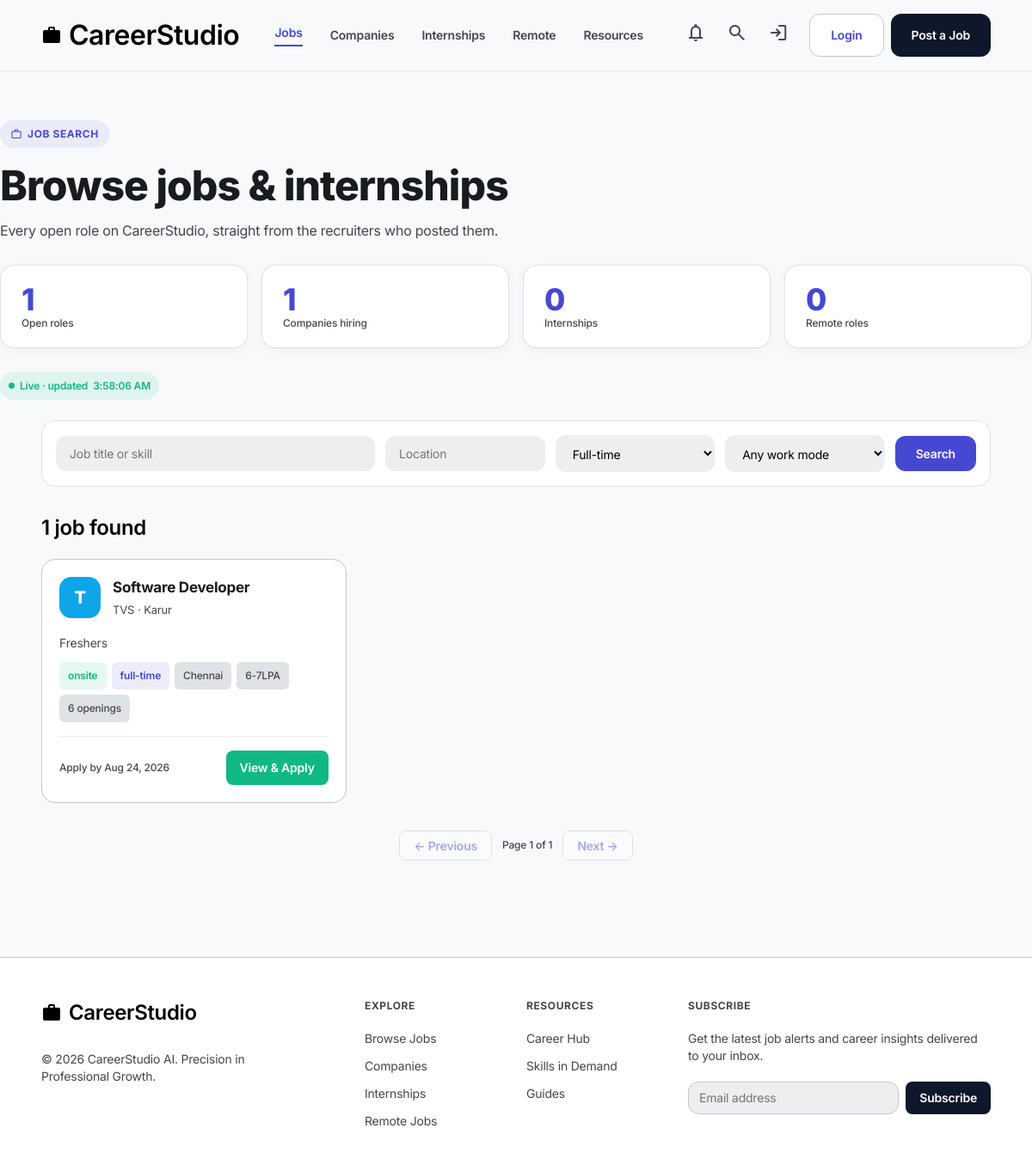
Screenshot of /jobs.php?job_type=full-time with the database file from the repository.
### tables this page shows
CREATE TABLE `jobs` (
  `id` int(10) UNSIGNED NOT NULL,
  `company_id` int(10) UNSIGNED NOT NULL,
  `title` varchar(150) NOT NULL,
  `description` text NOT NULL,
  `requirements` text DEFAULT NULL,
  `skills_required` varchar(500) DEFAULT NULL,
  `salary` varchar(100) DEFAULT NULL,
  `job_type` enum('full-time','part-time','internship','contract') NOT NULL,
  `location` varchar(150) DEFAULT NULL,
  `work_mode` enum('remote','hybrid','onsite') NOT NULL DEFAULT 'onsite',
  `vacancy_count` smallint(5) UNSIGNED NOT NULL DEFAULT 1,
  `deadline` date DEFAULT NULL,
  `status` enum('open','closed') NOT NULL DEFAULT 'open',
  `created_at` datetime NOT NULL DEFAULT current_timestamp(),
  `updated_at` datetime NOT NULL DEFAULT current_timestamp() ON UPDATE current_timestamp()
);

CREATE TABLE `companies` (
  `id` int(10) UNSIGNED NOT NULL,
  `user_id` int(10) UNSIGNED NOT NULL,
  `company_name` varchar(150) NOT NULL,
  `description` text DEFAULT NULL,
  `website` varchar(255) DEFAULT NULL,
  `location` varchar(150) DEFAULT NULL,
  `created_at` datetime NOT NULL DEFAULT current_timestamp(),
  `updated_at` datetime NOT NULL DEFAULT current_timestamp() ON UPDATE current_timestamp()
);

### functions.php (called while the page is built, shortened)
<?php
function e(?string $value): string
{
    return htmlspecialchars((string) $value, ENT_QUOTES, 'UTF-8');
}
function format_date(?string $dateStr): string
{
    $ts = strtotime($dateStr);
    return $ts ? date('M j, Y', $ts) : $dateStr;
}
function initials(string $name): string
{
    $name = trim($name);
    return $name === '' ? '?' : mb_strtoupper(mb_substr($name, 0, 1));
}
function avatar_color(string $seed): string
{
    $palette = ['#4648d4', '#0F172A', '#0EA5E9', '#10B981', '#F59E0B', '#EF4444', '#8B5CF6', '#EC4899'];
    return $palette[crc32($seed) % count($palette)];
}
function query(string $key, string $default = ''): string
{
    return trim((string) ($_GET[$key] ?? $default));
}
function get_pagination(array $params, int $defaultLimit = 8, int $maxLimit = 50): array
{
    $page = isset($params['page']) ? max(1, (int) $params['page']) : 1;
    $limit = isset($params['limit']) ? (int) $params['limit'] : $defaultLimit;
    $limit = max(1, min($maxLimit, $limit));
    $offset = ($page - 1) * $limit;
    return [$page, $limit, $offset];
}

### jobs.php (the view, shortened to what this page needs)
<?php
require_once __DIR__ . '/auth.php';
$pdo = get_db();
    ?>
    <?php
$q = trim(query('q') !== '' ? query('q') : query('title'));
$filterTitle = $q;
$filterLocation = query('location');
$filterJobType = query('job_type');
$savedOnly = isset($_GET['saved']) && is_logged_in() && current_user_role() === 'student';
$where = ['j.status = "open"'];
$params = [];
if (in_array($filterJobType, ['full-time', 'part-time', 'internship', 'contract'], true)) {
    $where[] = 'j.job_type = :job_type';
    $params[':job_type'] = $filterJobType;
} else {
    $filterJobType = '';
}
$whereSql = implode(' AND ', $where);
[$page, $limit, $offset] = get_pagination($_GET);
$stmt = $pdo->prepare(
    "SELECT j.*, c.company_name, c.location AS company_location
     FROM jobs j
     INNER JOIN companies c ON j.company_id = c.id
     WHERE $whereSql
     ORDER BY j.created_at DESC
     LIMIT :limit OFFSET :offset"
);
foreach ($params as $key => $value) {
    $stmt->bindValue($key, $value, PDO::PARAM_STR);
}
$stmt->bindValue(':limit', $limit, PDO::PARAM_INT);
$stmt->bindValue(':offset', $offset, PDO::PARAM_INT);
$stmt->execute();
$jobs = $stmt->fetchAll();
$stmt = $pdo->prepare(
    "SELECT COUNT(*) AS total FROM jobs j INNER JOIN companies c ON j.company_id = c.id WHERE $whereSql"
);
foreach ($params as $key => $value) {
    $stmt->bindValue($key, $value, PDO::PARAM_STR);
}
$stmt->execute();
$total = (int) $stmt->fetch()['total'];
$totalPages = (int) max(1, ceil($total / $limit));
$openJobCount = (int) $pdo->query('SELECT COUNT(*) FROM jobs WHERE status = "open"')->fetchColumn();
$hiringCount = (int) $pdo->query('SELECT COUNT(DISTINCT company_id) FROM jobs WHERE status = "open"')->fetchColumn();
$internshipCount = (int) $pdo->query('SELECT COUNT(*) FROM jobs WHERE status = "open" AND job_type = "internship"')->fetchColumn();
$remoteCount = (int) $pdo->query('SELECT COUNT(*) FROM jobs WHERE status = "open" AND work_mode = "remote"')->fetchColumn();
require __DIR__ . '/site-nav.php';
?>
<main>
  <section class="container page-hero">
    <span class="eyebrow">
      <span class="material-symbols-outlined" style="font-size: 14px;"><?= $savedOnly ? 'bookmark' : 'work' ?></span>
      <?= $savedOnly ? 'Your wishlist' : 'Job search' ?>
    </span>
    <h1 class="display-lg"><?= $savedOnly ? 'Your saved jobs' : 'Browse jobs &amp; internships' ?></h1>
    <p class="body-lg text-variant">
      <?= $savedOnly
            ? 'Everything you bookmarked while browsing, ready to apply when you are.'
            : 'Every open role on CareerStudio, straight from the recruiters who posted them.' ?>
    </p>
    <div class="stat-strip">
      <div class="stat-box">
        <div class="stat-value" data-live="open_jobs"><?= $openJobCount ?></div>
        <div class="label-sm text-variant">Open roles</div>
      </div>
      <div class="stat-box">
        <div class="stat-value" data-live="hiring"><?= $hiringCount ?></div>
        <div class="label-sm text-variant">Companies hiring</div>
      </div>
      <div class="stat-box">
        <div class="stat-value" data-live="internships"><?= $internshipCount ?></div>
        <div class="label-sm text-variant">Internships</div>
      </div>
      <div class="stat-box">
        <div class="stat-value" data-live="remote"><?= $remoteCount ?></div>
        <div class="label-sm text-variant">Remote roles</div>
      </div>
    </div>
    <div style="margin-top: 12px;">
      <span class="live-pill"><span class="live-dot"></span> Live &middot; updated <span id="live-updated"><?= date('g:i:s A') ?></span></span>
    </div>
  </section>
  <section class="container" style="padding-bottom: 64px;">
    <form class="filter-bar filter-bar-5" method="get" action="jobs.php">
      <input type="text" name="title" placeholder="Job title or skill" value="<?= e($filterTitle) ?>">
      <input type="text" name="location" placeholder="Location" value="<?= e($filterLocation) ?>">
      <select name="job_type">
        <?php foreach (['full-time' => 'Full-time', 'part-time' => 'Part-time', 'internship' => 'Internship', 'contract' => 'Contract'] as $value => $label): ?>
          <option value="<?= e($value) ?>"<?= $filterJobType === $value ? ' selected' : '' ?>><?= e($label) ?></option>
        <?php endforeach; ?>
      </select>
      <select name="work_mode">
        <option value="">Any work mode</option>
      </select>
      <button type="submit" class="btn btn-primary">Search</button>
    </form>
    <div class="section-title">
      <h2 class="headline-md"><?= $total ?> job<?= $total === 1 ? '' : 's' ?> found</h2>
    </div>
    <?php if (!$jobs): ?>
      <div class="empty-panel">
        <p class="body-md">
          <?= $savedOnly
                ? 'Your wishlist is empty. Save jobs while browsing to see them here.'
                : 'No jobs match your search. Try different filters.' ?>
        </p>
        <a class="btn btn-outline" style="margin-top: 16px;" href="jobs.php">
          <?= $savedOnly ? 'Browse all jobs' : 'Clear filters' ?>
        </a>
      </div>
    <?php else: ?>
      <div class="card-grid">
        <?php foreach ($jobs as $job): ?>
          <div class="entity-card hover-lift">
            <div class="entity-head">
              <div class="entity-logo" style="background: <?= e(avatar_color($job['company_name'])) ?>;">
                <?= e(initials($job['company_name'])) ?>
              </div>
              <div>
                <h3 class="entity-title">
                  <a href="jobs.php?id=<?= (int) $job['id'] ?>"><?= e($job['title']) ?></a>
                </h3>
                <div class="entity-sub">
                  <a href="companies.php?id=<?= (int) $job['company_id'] ?>"><?= e($job['company_name']) ?></a>
                  <?= $job['company_location'] ? ' &middot; ' . e($job['company_location']) : '' ?>
                </div>
              </div>
            </div>
            <div class="entity-body">
              <p class="entity-desc"><?= e($job['description']) ?></p>
              <div class="chip-row" style="margin-top: 12px;">
                <span class="chip chip-green"><?= e($job['work_mode']) ?></span>
                <span class="chip chip-accent"><?= e($job['job_type']) ?></span>
                <?php if ($job['location']): ?><span class="chip"><?= e($job['location']) ?></span><?php endif; ?>
                <?php if ($job['salary']): ?><span class="chip"><?= e($job['salary']) ?></span><?php endif; ?>
                <span class="chip"><?= (int) $job['vacancy_count'] ?> opening<?= (int) $job['vacancy_count'] === 1 ? '' : 's' ?></span>
              </div>
            </div>
            <div class="entity-foot">
              <span class="label-sm text-variant">
                <?= $job['deadline'] ? 'Apply by ' . e(format_date($job['deadline'])) : 'Posted ' . e(format_date($job['created_at'])) ?>
              </span>
              <span style="display: flex; gap: 8px; align-items: center;">
                <a href="jobs.php?id=<?= (int) $job['id'] ?>" class="btn btn-sm btn-success">View &amp; Apply</a>
              </span>
            </div>
          </div>
        <?php endforeach; ?>
      </div>
      <div class="pager">
        <?php if ($page > 1): ?>
          <a class="btn btn-outline btn-sm" href="<?= e(page_url($page - 1)) ?>">&larr; Previous</a>
        <?php else: ?>
          <button class="btn btn-outline btn-sm" disabled>&larr; Previous</button>
        <?php endif; ?>
        <span class="label-sm text-variant">Page <?= $page ?> of <?= $totalPages ?></span>
        <?php if ($page < $totalPages): ?>
          <a class="btn btn-outline btn-sm" href="<?= e(page_url($page + 1)) ?>">Next &rarr;</a>
        <?php else: ?>
          <button class="btn btn-outline btn-sm" disabled>Next &rarr;</button>
        <?php endif; ?>
      </div>
    <?php endif; ?>
  </section>
</main>
<?php require __DIR__ . '/site-footer.php'; ?>

### rows the page displays
jobs: company.company_name "T", title "Software Developer", company.company_name "TVS", company.location "Karur", description "Freshers", work_mode "onsite", job_type "full-time", location "Chennai", salary "6-7LPA", vacancy_count "6", deadline "Aug 24, 2026"

### other values shown
$item['label'] "Jobs"
$item['label'] "Companies"
$item['label'] "Internships"
$item['label'] "Remote"
$item['label'] "Resources"
$openJobCount "1"
$hiringCount "1"
$internshipCount "0"
$remoteCount "0"
$total "1"
$page "1"
$totalPages "1"
form field job_type "Full-time"
